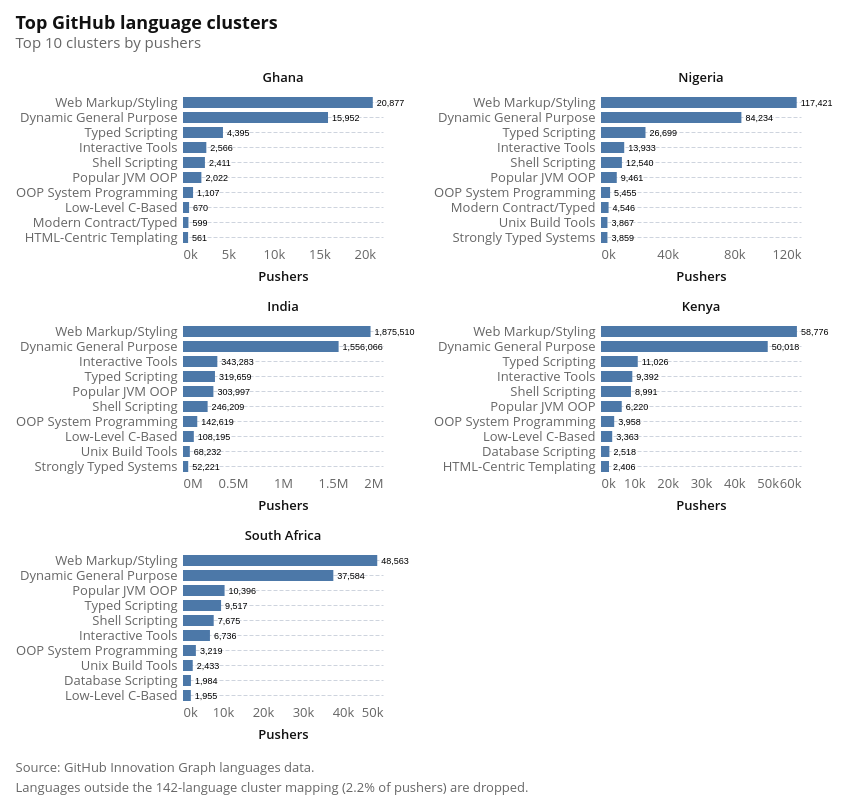

Source (notebook cell):
### Code cell
top_clusters = (
    latest_rows.dropna(subset=["cluster"])
    .groupby(["iso2_code", "country_name", "cluster"], as_index=False)["num_pushers"]
    .sum()
    .sort_values(["country_name", "num_pushers"], ascending=[True, False])
    .groupby("iso2_code", as_index=False, group_keys=False)
    .head(10)
    .assign(
        rank=lambda d: (
            d.groupby("iso2_code")["num_pushers"]
            .rank(method="first", ascending=False)
            .astype(int)
        ),
        num_pushers_label=lambda d: d["num_pushers"].map(lambda v: f"{v:,.0f}"),
    )
)

# Each panel keeps its own x and y scale, so a bar shows the shape of a
# country's own ranking rather than its size against India.
#
# The sort has to be an ``EncodingSortField``. The shorthand
# ``sort="-x"`` is resolved per layer, so once the value labels are
# layered on top of the bars Vega-Lite cannot reconcile the two and
# silently falls back to alphabetical order.
#
# For the same reason the bars carry no colour encoding. An
# ``EncodingSortField`` aggregates over every discrete channel in the
# spec, so adding ``color`` would group by cluster AND country and drop
# the sort again. The facet header already names the country, so the
# colour was decoration; the value order is not.
cluster_y = alt.Y(
    "cluster:N",
    sort=alt.EncodingSortField(field="num_pushers", op="sum", order="descending"),
    title=None,
    axis=alt.Axis(labelLimit=170),
)

cluster_bars = (
    alt.Chart(top_clusters)
    .mark_bar(size=11)
    .encode(
        x=alt.X("num_pushers:Q", title="Pushers", axis=alt.Axis(format="~s")),
        y=cluster_y,
        tooltip=[
            alt.Tooltip("country_name:N", title="Country"),
            alt.Tooltip("cluster:N", title="Cluster"),
            alt.Tooltip("num_pushers:Q", title="Pushers", format=","),
        ],
    )
)
cluster_labels = (
    alt.Chart(top_clusters)
    .mark_text(align="left", baseline="middle", dx=4, fontSize=9)
    .encode(x="num_pushers:Q", y=cluster_y, text="num_pushers_label:N")
)

clusters_chart = (
    (cluster_bars + cluster_labels)
    .properties(width=200, height=150)
    .facet(
        facet=alt.Facet(
            "country_name:N",
            title=None,
            sort=COUNTRY_ORDER,
            header=alt.Header(labelFontWeight=600),
        ),
        columns=2,
    )
    .resolve_scale(x="independent", y="independent")
    .properties(
        title=alt.Title(
            text="Top GitHub language clusters",
            subtitle=("Top 10 clusters by pushers"),
        )
    )
)

attaviz.add_caption(
    clusters_chart,
    "Source: GitHub Innovation Graph languages data.\n"
    f"Languages outside the 142-language cluster mapping ({unmapped_share:.1%} "
    "of pushers) are dropped.",
)

### Figure 1 — Vega specification as saved in the notebook (floating-point values rounded to 4 significant figures)
{"$schema": "https://vega.github.io/schema/vega/v6.json", "data": [{"name": "source_0", "values": [{"iso2_code": "GH", "country_name": "Ghana", "cluster": "Web Markup/Styling", "num_pushers": 20877, "rank": 1, "num_pushers_label": "20,877", "__index_level_0__": 16, "facet_country_name_sort_index": 0.0}, {"iso2_code": "GH", "country_name": "Ghana", "cluster": "Dynamic General Purpose", "num_pushers": 15952, "rank": 2, "num_pushers_label": "15,952", "__index_level_0__": 2, "facet_country_name_sort_index": 0.0}, {"iso2_code": "GH", "country_name": "Ghana", "cluster": "Typed Scripting", "num_pushers": 4395, "rank": 3, "num_pushers_label": "4,395", "__index_level_0__": 14, "facet_country_name_sort_index": 0.0}, {"iso2_code": "GH", "country_name": "Ghana", "cluster": "Interactive Tools", "num_pushers": 2566, "rank": 4, "num_pushers_label": "2,566", "__index_level_0__": 5, "facet_country_name_sort_index": 0.0}, {"iso2_code": "GH", "country_name": "Ghana", "cluster": "Shell Scripting", "num_pushers": 2411, "rank": 5, "num_pushers_label": "2,411", "__index_level_0__": 11, "facet_country_name_sort_index": 0.0}, {"iso2_code": "GH", "country_name": "Ghana", "cluster": "Popular JVM OOP", "num_pushers": 2022, "rank": 6, "num_pushers_label": "2,022", "__index_level_0__": 10, "facet_country_name_sort_index": 0.0}, {"iso2_code": "GH", "country_name": "Ghana", "cluster": "OOP System Programming", "num_pushers": 1107, "rank": 7, "num_pushers_label": "1,107", "__index_level_0__": 9, "facet_country_name_sort_index": 0.0}, {"iso2_code": "GH", "country_name": "Ghana", "cluster": "Low-Level C-Based", "num_pushers": 670, "rank": 8, "num_pushers_label": "670", "__index_level_0__": 7, "facet_country_name_sort_index": 0.0}, {"iso2_code": "GH", "country_name": "Ghana", "cluster": "Modern Contract/Typed", "num_pushers": 599, "rank": 9, "num_pushers_label": "599", "__index_level_0__": 8, "facet_country_name_sort_index": 0.0}, {"iso2_code": "GH", "country_name": "Ghana", "cluster": "HTML-Centric Templating", "num_pushers": 561, "rank": 10, "num_pushers_label": "561", "__index_level_0__": 4, "facet_country_name_sort_index": 0.0}, {"iso2_code": "IN", "country_name": "India", "cluster": "Web Markup/Styling", "num_pushers": 1875510, "rank": 1, "num_pushers_label": "1,875,510", "__index_level_0__": 54, "facet_country_name_sort_index": 2.0}, {"iso2_code": "IN", "country_name": "India", "cluster": "Dynamic General Purpose", "num_pushers": 1556066, "rank": 2, "num_pushers_label": "1,556,066", "__index_level_0__": 24, "facet_country_name_sort_index": 2.0}, {"iso2_code": "IN", "country_name": "India", "cluster": "Interactive Tools", "num_pushers": 343283, "rank": 3, "num_pushers_label": "343,283", "__index_level_0__": 34, "facet_country_name_sort_index": 2.0}, {"iso2_code": "IN", "country_name": "India", "cluster": "Typed Scripting", "num_pushers": 319659, "rank": 4, "num_pushers_label": "319,659", "__index_level_0__": 51, "facet_country_name_sort_index": 2.0}, {"iso2_code": "IN", "country_name": "India", "cluster": "Popular JVM OOP", "num_pushers": 303997, "rank": 5, "num_pushers_label": "303,997", "__index_level_0__": 44, "facet_country_name_sort_index": 2.0}, {"iso2_code": "IN", "country_name": "India", "cluster": "Shell Scripting", "num_pushers": 246209, "rank": 6, "num_pushers_label": "246,209", "__index_level_0__": 47, "facet_country_name_sort_index": 2.0}, {"iso2_code": "IN", "country_name": "India", "cluster": "OOP System Programming", "num_pushers": 142619, "rank": 7, "num_pushers_label": "142,619", "__index_level_0__": 42, "facet_country_name_sort_index": 2.0}, {"iso2_code": "IN", "country_name": "India", "cluster": "Low-Level C-Based", "num_pushers": 108195, "rank": 8, "num_pushers_label": "108,195", "__index_level_0__": 37, "facet_country_name_sort_index": 2.0}, {"iso2_code": "IN", "country_name": "India", "cluster": "Unix Build Tools", "num_pushers": 68232, "rank": 9, "num_pushers_label": "68,232", "__index_level_0__": 52, "facet_country_name_sort_index": 2.0}, {"iso2_code": "IN", "country_name": "India", "cluster": "Strongly Typed Systems", "num_pushers": 52221, "rank": 10, "num_pushers_label": "52,221", "__index_level_0__": 49, "facet_country_name_sort_index": 2.0}, {"iso2_code": "KE", "country_name": "Kenya", "cluster": "Web Markup/Styling", "num_pushers": 58776, "rank": 1, "num_pushers_label": "58,776", "__index_level_0__": 73, "facet_country_name_sort_index": 3.0}, {"iso2_code": "KE", "country_name": "Kenya", "cluster": "Dynamic General Purpose", "num_pushers": 50018, "rank": 2, "num_pushers_label": "50,018", "__index_level_0__": 57, "facet_country_name_sort_index": 3.0}, {"iso2_code": "KE", "country_name": "Kenya", "cluster": "Typed Scripting", "num_pushers": 11026, "rank": 3, "num_pushers_label": "11,026", "__index_level_0__": 71, "facet_country_name_sort_index": 3.0}, {"iso2_code": "KE", "country_name": "Kenya", "cluster": "Interactive Tools", "num_pushers": 9392, "rank": 4, "num_pushers_label": "9,392", "__index_level_0__": 60, "facet_country_name_sort_index": 3.0}, {"iso2_code": "KE", "country_name": "Kenya", "cluster": "Shell Scripting", "num_pushers": 8991, "rank": 5, "num_pushers_label": "8,991", "__index_level_0__": 68, "facet_country_name_sort_index": 3.0}, {"iso2_code": "KE", "country_name": "Kenya", "cluster": "Popular JVM OOP", "num_pushers": 6220, "rank": 6, "num_pushers_label": "6,220", "__index_level_0__": 67, "facet_country_name_sort_index": 3.0}, {"iso2_code": "KE", "country_name": "Kenya", "cluster": "OOP System Programming", "num_pushers": 3958, "rank": 7, "num_pushers_label": "3,958", "__index_level_0__": 66, "facet_country_name_sort_index": 3.0}, {"iso2_code": "KE", "country_name": "Kenya", "cluster": "Low-Level C-Based", "num_pushers": 3363, "rank": 8, "num_pushers_label": "3,363", "__index_level_0__": 62, "facet_country_name_sort_index": 3.0}, {"iso2_code": "KE", "country_name": "Kenya", "cluster": "Database Scripting", "num_pushers": 2518, "rank": 9, "num_pushers_label": "2,518", "__index_level_0__": 56, "facet_country_name_sort_index": 3.0}, {"iso2_code": "KE", "country_name": "Kenya", "cluster": "HTML-Centric Templating", "num_pushers": 2406, "rank": 10, "num_pushers_label": "2,406", "__index_level_0__": 59, "facet_country_name_sort_index": 3.0}, {"iso2_code": "NG", "country_name": "Nigeria", "cluster": "Web Markup/Styling", "num_pushers": 117421, "rank": 1, "num_pushers_label": "117,421", "__index_level_0__": 94, "facet_country_name_sort_index": 1.0}, {"iso2_code": "NG", "country_name": "Nigeria", "cluster": "Dynamic General Purpose", "num_pushers": 84234, "rank": 2, "num_pushers_label": "84,234", "__index_level_0__": 77, "facet_country_name_sort_index": 1.0}, {"iso2_code": "NG", "country_name": "Nigeria", "cluster": "Typed Scripting", "num_pushers": 26699, "rank": 3, "num_pushers_label": "26,699", "__index_level_0__": 92, "facet_country_name_sort_index": 1.0}, {"iso2_code": "NG", "country_name": "Nigeria", "cluster": "Interactive Tools", "num_pushers": 13933, "rank": 4, "num_pushers_label": "13,933", "__index_level_0__": 81, "facet_country_name_sort_index": 1.0}, {"iso2_code": "NG", "country_name": "Nigeria", "cluster": "Shell Scripting", "num_pushers": 12540, "rank": 5, "num_pushers_label": "12,540", "__index_level_0__": 89, "facet_country_name_sort_index": 1.0}, {"iso2_code": "NG", "country_name": "Nigeria", "cluster": "Popular JVM OOP", "num_pushers": 9461, "rank": 6, "num_pushers_label": "9,461", "__index_level_0__": 87, "facet_country_name_sort_index": 1.0}, {"iso2_code": "NG", "country_name": "Nigeria", "cluster": "OOP System Programming", "num_pushers": 5455, "rank": 7, "num_pushers_label": "5,455", "__index_level_0__": 86, "facet_country_name_sort_index": 1.0}, {"iso2_code": "NG", "country_name": "Nigeria", "cluster": "Modern Contract/Typed", "num_pushers": 4546, "rank": 8, "num_pushers_label": "4,546", "__index_level_0__": 85, "facet_country_name_sort_index": 1.0}, {"iso2_code": "NG", "country_name": "Nigeria", "cluster": "Unix Build Tools", "num_pushers": 3867, "rank": 9, "num_pushers_label": "3,867", "__index_level_0__": 93, "facet_country_name_sort_index": 1.0}, {"iso2_code": "NG", "country_name": "Nigeria", "cluster": "Strongly Typed Systems", "num_pushers": 3859, "rank": 10, "num_pushers_label": "3,859", "__index_level_0__": 91, "facet_country_name_sort_index": 1.0}, {"iso2_code": "ZA", "country_name": "South Africa", "cluster": "Web Markup/Styling", "num_pushers": 48563, "rank": 1, "num_pushers_label": "48,563", "__index_level_0__": 117, "facet_country_name_sort_index": 4.0}, {"iso2_code": "ZA", "country_name": "South Africa", "cluster": "Dynamic General Purpose", "num_pushers": 37584, "rank": 2, "num_pushers_label": "37,584", "__index_level_0__": 99, "facet_country_name_sort_index": 4.0}, {"iso2_code": "ZA", "country_name": "South Africa", "cluster": "Popular JVM OOP", "num_pushers": 10396, "rank": 3, "num_pushers_label": "10,396", "__index_level_0__": 111, "facet_country_name_sort_index": 4.0}, {"iso2_code": "ZA", "country_name": "South Africa", "cluster": "Typed Scripting", "num_pushers": 9517, "rank": 4, "num_pushers_label": "9,517", "__index_level_0__": 115, "facet_country_name_sort_index": 4.0}, {"iso2_code": "ZA", "country_name": "South Africa", "cluster": "Shell Scripting", "num_pushers": 7675, "rank": 5, "num_pushers_label": "7,675", "__index_level_0__": 112, "facet_country_name_sort_index": 4.0}, {"iso2_code": "ZA", "country_name": "South Africa", "cluster": "Interactive Tools", "num_pushers": 6736, "rank": 6, "num_pushers_label": "6,736", "__index_level_0__": 104, "facet_country_name_sort_index": 4.0}, {"iso2_code": "ZA", "country_name": "South Africa", "cluster": "OOP System Programming", "num_pushers": 3219, "rank": 7, "num_pushers_label": "3,219", "__index_level_0__": 110, "facet_country_name_sort_index": 4.0}, {"iso2_code": "ZA", "country_name": "South Africa", "cluster": "Unix Build Tools", "num_pushers": 2433, "rank": 8, "num_pushers_label": "2,433", "__index_level_0__": 116, "facet_country_name_sort_index": 4.0}, {"iso2_code": "ZA", "country_name": "South Africa", "cluster": "Database Scripting", "num_pushers": 1984, "rank": 9, "num_pushers_label": "1,984", "__index_level_0__": 97, "facet_country_name_sort_index": 4.0}, {"iso2_code": "ZA", "country_name": "South Africa", "cluster": "Low-Level C-Based", "num_pushers": 1955, "rank": 10, "num_pushers_label": "1,955", "__index_level_0__": 106, "facet_country_name_sort_index": 4.0}]}, {"name": "data_2"}, {"name": "data_3"}], "signals": [{"name": "concat_0_child_width", "value": 200}, {"name": "concat_0_child_height", "value": 150}], "marks": [{"type": "group", "name": "concat_0_group", "marks": [{"type": "group", "name": "concat_0_cell", "from": {"facet": {"data": "source_0", "name": "concat_0_facet", "groupby": ["country_name"], "aggregate": {"fields": ["facet_country_name_sort_index"], "ops": ["max"], "as": ["facet_country_name_sort_index"]}}}, "sort": {"field": ["datum[\"facet_country_name_sort_index\"]"], "order": ["ascending"]}, "encode": {"update": {"width": {"signal": "concat_0_child_width"}, "height": {"signal": "concat_0_child_height"}}}, "data": [{"name": "data_1", "source": "concat_0_facet", "transform": [{"type": "stack", "field": "num_pushers", "groupby": ["cluster"], "sort": {"field": [], "order": []}, "as": ["num_pushers_start", "num_pushers_end"], "offset": "zero"}, {"type": "filter", "expr": "isValid(datum[\"num_pushers\"]) && isFinite(+datum[\"num_pushers\"])"}, {"type": "project", "fields": ["cluster", "country_name", "num_pushers", "num_pushers_end", "num_pushers_start"]}]}, {"name": "data_2", "source": "concat_0_facet", "transform": [{"type": "filter", "expr": "isValid(datum[\"num_pushers\"]) && isFinite(+datum[\"num_pushers\"])"}, {"type": "project", "fields": ["cluster", "num_pushers", "num_pushers_label"]}]}, {"name": "concat_0_facet_concat_0_child_y_domain_cluster_0_0", "source": "concat_0_facet", "transform": [{"type": "aggregate", "groupby": ["cluster"], "fields": ["num_pushers"], "ops": ["sum"], "as": ["sort_field"]}, {"type": "project", "fields": ["cluster", "sort_field"]}]}], "marks": [{"type": "rect", "name": "concat_0_child_layer_0_marks", "from": {"data": "data_1"}, "encode": {"update": {"height": {"value": 11}, "x": {"field": "num_pushers_end", "scale": "concat_0_child_x"}, "x2": {"field": "num_pushers_start", "scale": "concat_0_child_x"}, "cornerRadiusBottomRight": {"value": 0}, "tooltip": {"signal": "{\"Country\": isValid(datum[\"country_name\"]) ? isArray(datum[\"country_name\"]) ? join(datum[\"country_name\"], '\\n') : datum[\"country_name\"] : \"\"+datum[\"country_name\"], \"Cluster\": isValid(datum[\"cluster\"]) ? isArray(datum[\"cluster\"]) ? join(datum[\"cluster\"], '\\n') : datum[\"cluster\"] : \"\"+datum[\"cluster\"], \"Pushers\": format(datum[\"num_pushers\"], \",\")}"}, "yc": {"field": "cluster", "scale": "concat_0_child_y", "band": 0.5}, "fill": {"value": "#4c78a8"}, "cornerRadiusTopRight": {"value": 0}}}, "style": ["bar"]}, {"type": "text", "name": "concat_0_child_layer_1_marks", "from": {"data": "data_2"}, "encode": {"update": {"fill": {"value": "black"}, "text": {"signal": "isValid(datum[\"num_pushers_label\"]) ? datum[\"num_pushers_label\"] : \"\"+datum[\"num_pushers_label\"]"}, "align": {"value": "left"}, "baseline": {"value": "middle"}, "fontSize": {"value": 9}, "dx": {"value": 4}, "tooltip": {"signal": "{\"num_pushers\": format(datum[\"num_pushers\"], \"\"), \"cluster\": isValid(datum[\"cluster\"]) ? isArray(datum[\"cluster\"]) ? join(datum[\"cluster\"], '\\n') : datum[\"cluster\"] : \"\"+datum[\"cluster\"], \"num_pushers_label\": isValid(datum[\"num_pushers_label\"]) ? isArray(datum[\"num_pushers_label\"]) ? join(datum[\"num_pushers_label\"], '\\n') : datum[\"num_pushers_label\"] : \"\"+datum[\"num_pushers_label\"]}"}, "y": {"field": "cluster", "scale": "concat_0_child_y", "band": 0.5}, "x": {"field": "num_pushers", "scale": "concat_0_child_x"}}}, "style": ["text"]}], "scales": [{"name": "concat_0_child_x", "type": "linear", "domain": {"fields": [{"data": "data_1", "field": "num_pushers_start"}, {"data": "data_1", "field": "num_pushers_end"}, {"data": "data_2", "field": "num_pushers"}]}, "range": [0, {"signal": "concat_0_child_width"}], "zero": true, "nice": true}, {"name": "concat_0_child_y", "type": "band", "domain": {"data": "concat_0_facet_concat_0_child_y_domain_cluster_0_0", "field": "cluster", "sort": {"op": "max", "field": "sort_field", "order": "descending"}}, "range": [0, {"signal": "concat_0_child_height"}], "paddingOuter": 0.1, "paddingInner": 0.2}], "axes": [{"scale": "concat_0_child_y", "grid": true, "domain": false, "tickCount": 5, "labels": false, "gridScale": "concat_0_child_x", "maxExtent": 0, "minExtent": 0, "aria": false, "ticks": false, "orient": "left", "zindex": 0}, {"scale": "concat_0_child_x", "zindex": 0, "tickCount": 5, "labelBaseline": "top", "orient": "bottom", "format": "~s", "title": "Pushers", "labelFlush": true, "grid": false, "labelOverlap": true}, {"scale": "concat_0_child_y", "orient": "left", "labelPadding": 6, "tickSize": 0, "grid": false, "labelLimit": 170, "tickCount": 5, "zindex": 0}], "title": {"text": {"signal": "isValid(parent[\"country_name\"]) ? parent[\"country_name\"] : \"\"+parent[\"country_name\"]"}, "color": "#111111", "offset": 10, "font": "Open Sans, sans-serif", "fontSize": 13, "frame": "group", "style": "guide-label", "fontWeight": 600}, "style": "cell"}], "title": {"text": "Top GitHub language clusters", "subtitle": "Top 10 clusters by pushers", "anchor": "start", "offset": 21}, "layout": {"padding": 18, "bounds": "full", "align": "none", "columns": 2}}], "title": {"text": ["Source: GitHub Innovation Graph languages data.", "Languages outside the 142-language cluster mapping (2.2% of pushers) are dropped."], "fontWeight": 400, "anchor": "start", "font": "Open Sans, sans-serif", "lineHeight": 20, "orient": "bottom", "color": "#666666", "fontSize": 13, "offset": 21}, "padding": 15, "config": {"range": {"category": ["#34A7F2", "#FF9800", "#664AB6", "#4EC2C0", "#F3578E", "#081079", "#0C7C68", "#AA0000", "#DDDA21"], "diverging": ["#920000", "#BD6126", "#E3A763", "#EFEFEF", "#80BDE7", "#3587C3", "#025288"], "heatmap": ["#E3F6FD", "#75CCEC", "#089BD4", "#0169A1", "#023B6F"], "ordinal": ["#E3F6FD", "#75CCEC", "#089BD4", "#0169A1", "#023B6F"], "ramp": ["#E3F6FD", "#75CCEC", "#089BD4", "#0169A1", "#023B6F"]}, "mark": {"tooltip": true}, "axis": {"domain": false, "grid": true, "gridColor": "#CED4DE", "gridDash": [4, 2], "gridWidth": 1, "labelFont": "Open Sans, sans-serif", "labelFontSize": 13, "labelFontWeight": 400, "labelColor": "#666666", "labelPadding": 3, "tickColor": "#CED4DE", "tickSize": 5, "tickCount": 5, "titleFont": "Open Sans, sans-serif", "titleFontSize": 13, "titleFontWeight": 600, "titleColor": "#111111", "titlePadding": 9}, "axisBand": {"labelPadding": 6, "tickSize": 0}, "axisX": {"grid": false, "tickSize": 0, "labelAngle": 0}, "axisY": {"domain": false, "ticks": false, "gridColor": "#CED4DE", "gridDash": [4, 2], "gridWidth": 1}, "legend": {"labelFont": "Open Sans, sans-serif", "labelFontSize": 13, "labelFontWeight": 600, "labelColor": "#111111", "titleFont": "Open Sans, sans-serif", "titleFontSize": 13, "titleFontWeight": 600, "titleColor": "#111111", "titlePadding": 3, "symbolSize": 196, "symbolStrokeWidth": 0, "padding": 15, "offset": 21, "columnPadding": 21, "orient": "bottom", "labelLimit": 200, "titleLimit": 200}, "style": {"cell": {"stroke": null}, "arc": {"stroke": "white", "strokeWidth": 1}, "area": {"opacity": 0.7}, "bar": {"cornerRadiusEnd": 0}, "line": {"strokeWidth": 4, "strokeCap": "round", "strokeJoin": "round"}, "point": {"size": 60, "stroke": "white", "strokeWidth": 1}, "rect": {"stroke": "#8A969F", "strokeWidth": 0.5}, "circle": {"stroke": "white", "strokeWidth": 1}, "square": {"stroke": "white", "strokeWidth": 1}, "geoshape": {"stroke": "#666666", "strokeWidth": 0.3, "strokeJoin": "round", "strokeCap": "round"}, "group-title": {"font": "Open Sans, sans-serif", "fontSize": 18, "fontWeight": 700, "lineHeight": 22, "fill": "#111111"}}, "title": {"subtitleColor": "#666666", "subtitleFont": "Open Sans, sans-serif", "subtitleFontSize": 15, "subtitleFontWeight": 400, "subtitleLineHeight": 18, "subtitlePadding": 3}}, "background": "white", "layout": {"padding": 18, "columns": 1, "bounds": "full", "align": "each"}}
